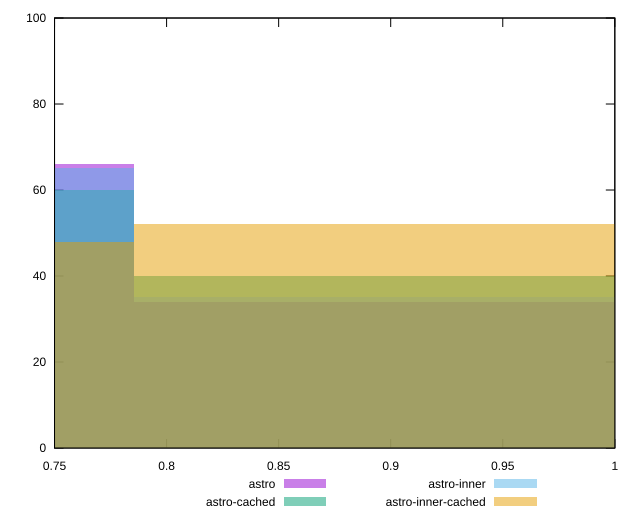

Generate this figure with gnuplot:
reset

$astro <<EOF
0.6731834895808158 66
0.8975779861077543 34
EOF

$astroCached <<EOF
0.6731834895808158 60
0.8975779861077543 40
EOF

$astroInner <<EOF
0.6731834895808158 65
0.8975779861077543 35
EOF

$astroInnerCached <<EOF
0.6731834895808158 48
0.8975779861077543 52
EOF

set key outside below
set boxwidth 0.22439449652693857
set xrange [0.75:1]
set yrange [0:100]
set trange [0:100]
set style fill transparent solid 0.5 noborder
set terminal svg size 640, 520 enhanced background rgb 'white'
set output "reports/report_00033_2021-03-01T14-23-16.841Z/uses-rel-preconnect/comparison/histogram/all_score.svg"

plot $astro title "astro" with boxes, \
     $astroCached title "astro-cached" with boxes, \
     $astroInner title "astro-inner" with boxes, \
     $astroInnerCached title "astro-inner-cached" with boxes

reset
